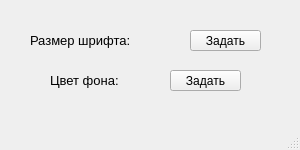
<?xml version="1.0" encoding="UTF-8"?>
<ui version="4.0">
 <class>MainWindow</class>
 <widget class="QMainWindow" name="MainWindow">
  <property name="geometry">
   <rect>
    <x>0</x>
    <y>0</y>
    <width>300</width>
    <height>150</height>
   </rect>
  </property>
  <property name="windowTitle">
   <string>MainWindow</string>
  </property>
  <widget class="QWidget" name="centralwidget">
   <widget class="QLabel" name="label_1">
    <property name="geometry">
     <rect>
      <x>30</x>
      <y>30</y>
      <width>131</width>
      <height>21</height>
     </rect>
    </property>
    <property name="font">
     <font>
      <pointsize>10</pointsize>
     </font>
    </property>
    <property name="text">
     <string>Размер шрифта:</string>
    </property>
   </widget>
   <widget class="QPushButton" name="setFontBtn">
    <property name="geometry">
     <rect>
      <x>190</x>
      <y>30</y>
      <width>71</width>
      <height>21</height>
     </rect>
    </property>
    <property name="text">
     <string>Задать</string>
    </property>
   </widget>
   <widget class="QLabel" name="label_2">
    <property name="geometry">
     <rect>
      <x>50</x>
      <y>70</y>
      <width>91</width>
      <height>21</height>
     </rect>
    </property>
    <property name="font">
     <font>
      <pointsize>10</pointsize>
     </font>
    </property>
    <property name="text">
     <string>Цвет фона:</string>
    </property>
   </widget>
   <widget class="QPushButton" name="setColorBtn">
    <property name="geometry">
     <rect>
      <x>170</x>
      <y>70</y>
      <width>71</width>
      <height>21</height>
     </rect>
    </property>
    <property name="text">
     <string>Задать</string>
    </property>
   </widget>
  </widget>
  <widget class="QMenuBar" name="menubar">
   <property name="geometry">
    <rect>
     <x>0</x>
     <y>0</y>
     <width>300</width>
     <height>26</height>
    </rect>
   </property>
  </widget>
  <widget class="QStatusBar" name="statusbar"/>
 </widget>
 <resources/>
 <connections/>
</ui>
